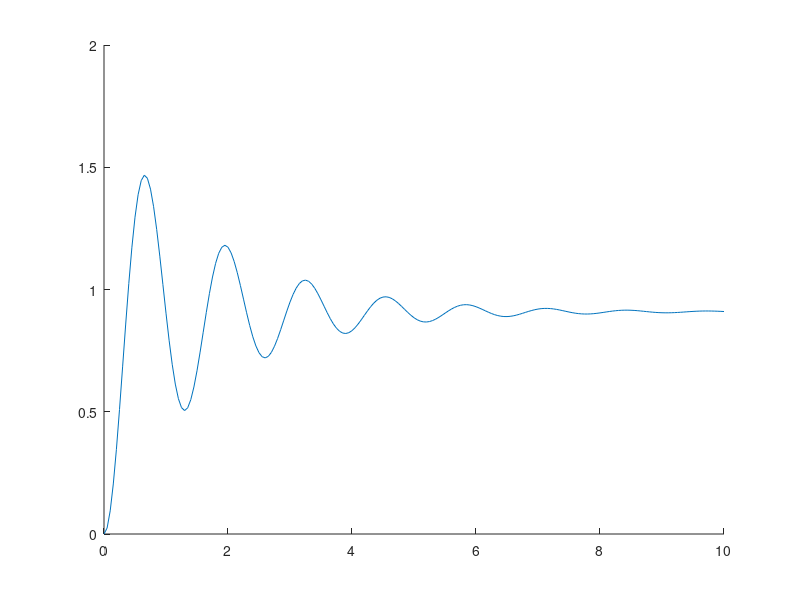

The MATLAB script that drew this image: (Note: this script raises an error after producing the figure.)
t=[0:0.05:10];
K=[20,10,4.44];
y=zeros(length(t), length(K));

for i=1:3
    numgc=K(i)*[1 2];
    dengc=[1 1];
    sysgc=tf(numgc,dengc);
    numg=[1];
    deng=[1 2 4];
    sysg=tf(numg,deng);
    syss=series(sysgc,sysg);
    sys=feedback(syss,[1]);
    y(:,i)=step(sys,t);
end

plot(t,y(:,1),t,y(:,2),'O',t,y(:,3),'--','LineWidth',3)
grid
X=xlabel('Time (s)')
Y=ylabel('C(t)')
L=legend(['K=',num2str(K(1))],['K=',num2str(K(2))],['K=',num2str(K(3))]);

%gtext(['k=',num2str(K(1))],'FontName','times','FontSize',12)
%gtext(['k=',num2str(K(2))],'FontName','times','FontSize',12)
%gtext(['k=',num2str(K(3))],'FontName','times','FontSize',12)

%T=title('Nichols Chart')
X=xlabel('Time (s)');
Y=ylabel('C(t)');
set([X,Y,L],'FontName','times','FontSize',16,'FontAngle','Italic','FontWeight','bold')

set(findall(gcf,'type','axes'),'fontsize',16,'Fontname','Times','fontWeight','bold');
